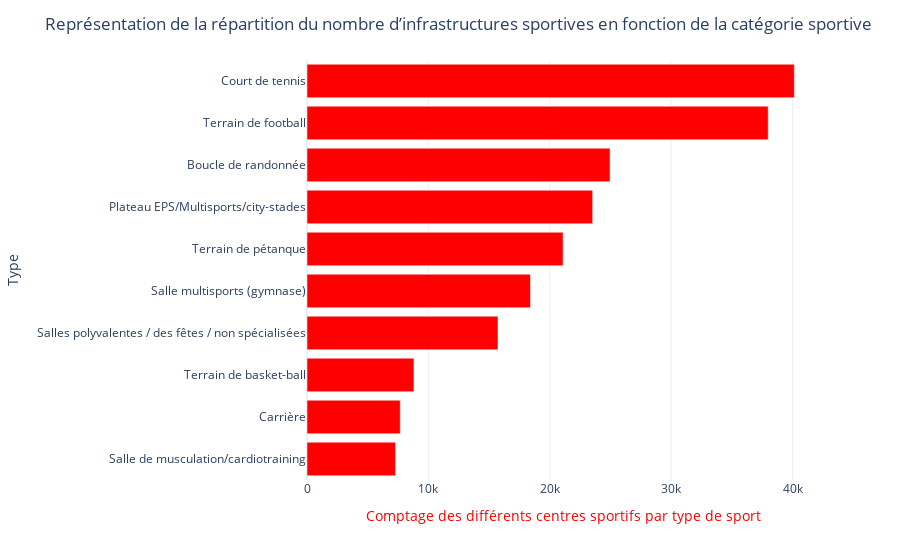

Source (notebook cell):
### Markdown cell above
Afin de rendre cela plus visible, nous réalisons un diagramme en bâtons représentant les 10 sports ayant le plus d'équipements sportifs en France.

### Code cell
fig = px.bar(df1.sort_values('Nombre', ascending=False).head(10).sort_values('Nombre', ascending=True), orientation='h', x='Nombre',
             y='Type', color_discrete_sequence=["red"], template="plotly_white")

fig.update_layout(
    title='Répartition du nombre d’infrastructures sportives en fonction de la catégorie sportive',
    xaxis_title='Nombre d’équipements sportifs par sport')
fig.update_xaxes(title_font=dict(color='red'))

### Figure 1 — Plotly figure (JSON) as saved in the notebook; plotly's stock layout.template omitted (floating-point values rounded to 4 significant figures)
{"data": [{"alignmentgroup": "True", "hovertemplate": "Nombre=%{x}<br>Type=%{y}<extra></extra>", "legendgroup": "", "marker": {"color": "red", "pattern": {"shape": ""}}, "name": "", "offsetgroup": "", "orientation": "h", "showlegend": false, "textposition": "auto", "type": "bar", "x": [7293, 7682, 8811, 15733, 18408, 21093, 23531, 24966, 37993, 40146], "xaxis": "x", "y": ["Salle de musculation/cardiotraining", "Carrière", "Terrain de basket-ball", "Salles polyvalentes / des fêtes / non spécialisées", "Salle multisports (gymnase)", "Terrain de pétanque", "Plateau EPS/Multisports/city-stades", "Boucle de randonnée", "Terrain de football", "Court de tennis"], "yaxis": "y"}], "layout": {"autosize": true, "barmode": "relative", "legend": {"tracegroupgap": 0}, "margin": {"t": 60}, "title": {"text": "Représentation de la répartition du nombre d’infrastructures sportives en fonction de la catégorie sportive"}, "xaxis": {"anchor": "y", "autorange": true, "domain": [0, 1], "range": [0, 42260.0], "title": {"font": {"color": "red"}, "text": "Comptage des différents centres sportifs par type de sport"}, "type": "linear"}, "yaxis": {"anchor": "x", "autorange": true, "domain": [0, 1], "range": [-0.5, 9.5], "title": {"text": "Type"}, "type": "category"}}}
